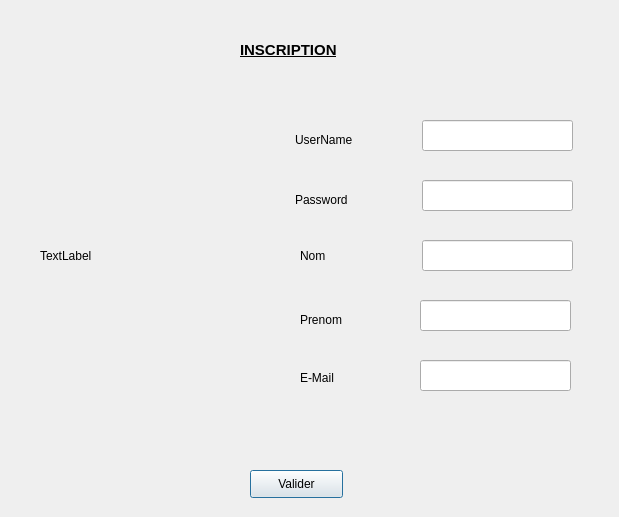
<?xml version="1.0" encoding="UTF-8"?>
<ui version="4.0">
 <class>Inscription</class>
 <widget class="QDialog" name="Inscription">
  <property name="geometry">
   <rect>
    <x>0</x>
    <y>0</y>
    <width>619</width>
    <height>517</height>
   </rect>
  </property>
  <property name="windowTitle">
   <string>Dialog</string>
  </property>
  <widget class="QLabel" name="label">
   <property name="geometry">
    <rect>
     <x>240</x>
     <y>30</y>
     <width>141</width>
     <height>41</height>
    </rect>
   </property>
   <property name="text">
    <string>&lt;html&gt;&lt;head/&gt;&lt;body&gt;&lt;p&gt;&lt;span style=&quot; font-size:11pt; font-weight:600; text-decoration: underline;&quot;&gt;INSCRIPTION&lt;/span&gt;&lt;/p&gt;&lt;/body&gt;&lt;/html&gt;</string>
   </property>
  </widget>
  <widget class="QLineEdit" name="lineEdit_Username">
   <property name="geometry">
    <rect>
     <x>422</x>
     <y>120</y>
     <width>151</width>
     <height>31</height>
    </rect>
   </property>
  </widget>
  <widget class="QLineEdit" name="lineEdit_Password">
   <property name="geometry">
    <rect>
     <x>422</x>
     <y>180</y>
     <width>151</width>
     <height>31</height>
    </rect>
   </property>
  </widget>
  <widget class="QLineEdit" name="lineEdit_Nom">
   <property name="geometry">
    <rect>
     <x>422</x>
     <y>240</y>
     <width>151</width>
     <height>31</height>
    </rect>
   </property>
  </widget>
  <widget class="QLineEdit" name="lineEdit_Prenom">
   <property name="geometry">
    <rect>
     <x>420</x>
     <y>300</y>
     <width>151</width>
     <height>31</height>
    </rect>
   </property>
  </widget>
  <widget class="QLineEdit" name="lineEdit_Email">
   <property name="geometry">
    <rect>
     <x>420</x>
     <y>360</y>
     <width>151</width>
     <height>31</height>
    </rect>
   </property>
  </widget>
  <widget class="QLabel" name="label_2">
   <property name="geometry">
    <rect>
     <x>295</x>
     <y>130</y>
     <width>61</width>
     <height>20</height>
    </rect>
   </property>
   <property name="text">
    <string>UserName</string>
   </property>
  </widget>
  <widget class="QLabel" name="label_3">
   <property name="geometry">
    <rect>
     <x>295</x>
     <y>190</y>
     <width>61</width>
     <height>20</height>
    </rect>
   </property>
   <property name="text">
    <string>Password</string>
   </property>
  </widget>
  <widget class="QLabel" name="label_4">
   <property name="geometry">
    <rect>
     <x>300</x>
     <y>240</y>
     <width>51</width>
     <height>31</height>
    </rect>
   </property>
   <property name="text">
    <string>Nom</string>
   </property>
  </widget>
  <widget class="QLabel" name="label_5">
   <property name="geometry">
    <rect>
     <x>300</x>
     <y>310</y>
     <width>71</width>
     <height>20</height>
    </rect>
   </property>
   <property name="text">
    <string>Prenom</string>
   </property>
  </widget>
  <widget class="QLabel" name="label_6">
   <property name="geometry">
    <rect>
     <x>300</x>
     <y>370</y>
     <width>56</width>
     <height>16</height>
    </rect>
   </property>
   <property name="text">
    <string>E-Mail</string>
   </property>
  </widget>
  <widget class="QPushButton" name="pushButton">
   <property name="geometry">
    <rect>
     <x>250</x>
     <y>470</y>
     <width>93</width>
     <height>28</height>
    </rect>
   </property>
   <property name="text">
    <string>Valider</string>
   </property>
  </widget>
  <widget class="QLabel" name="label_picture">
   <property name="geometry">
    <rect>
     <x>40</x>
     <y>165</y>
     <width>141</width>
     <height>181</height>
    </rect>
   </property>
   <property name="text">
    <string>TextLabel</string>
   </property>
  </widget>
 </widget>
 <resources/>
 <connections/>
</ui>
